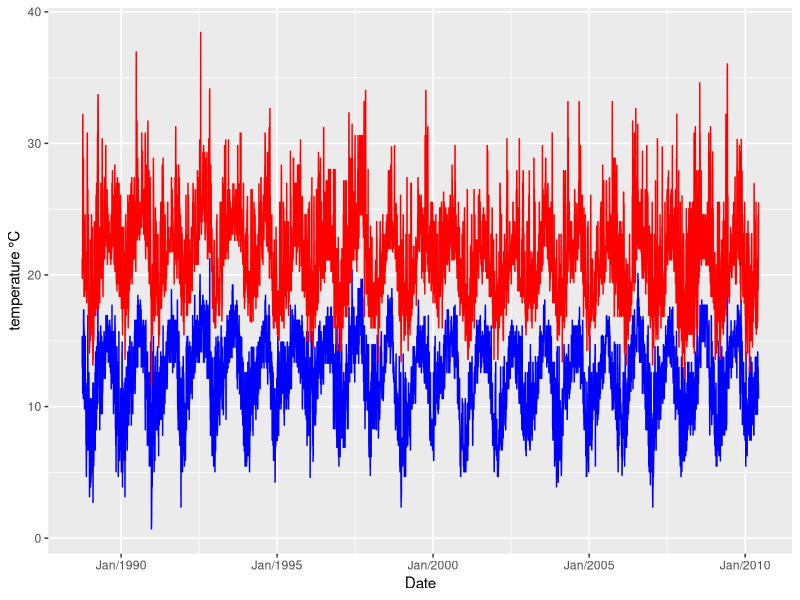
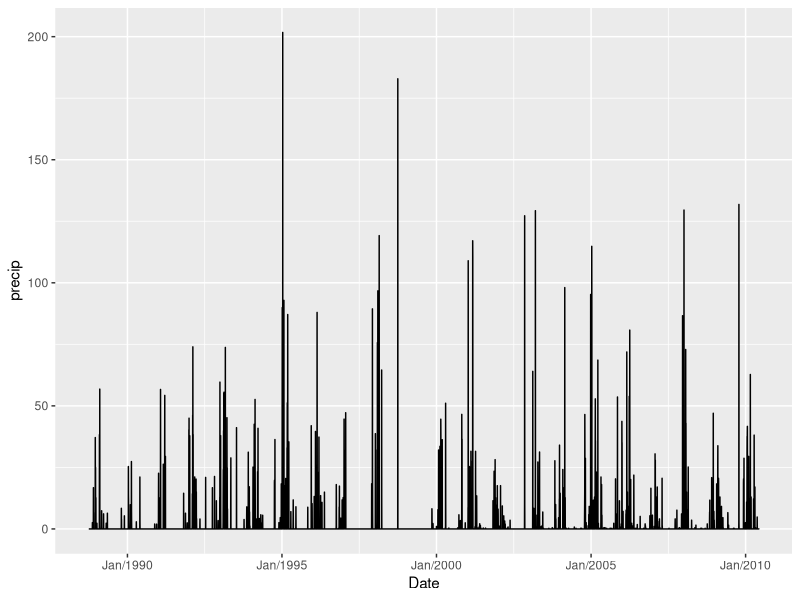

Reproduce these figures in R, in order. (Note: this script raises an error after producing the figures.)
## ---- chunk 1
knitr::opts_chunk$set(echo = TRUE)
## ---- chunk 2
library(dplyr)
library(ggplot2)
library(lubridate)
library(ggpubr)
## ---- chunk 3
data<- read.csv (here::here("data_assignment1.csv"))
data$Date<- mdy(data$Date)

Year <- data%>%
  group_by(year)%>%
  summarize(tmax_c = mean(tmax_c),
            tmin_c = mean(tmin_c),
            precip = sum(precip), 
            no_months=length(unique(month))) #first and last month dont have full 12 months
## ---- chunk 4
ggplot(data)+
  geom_line(aes(x=Date, y= tmin_c), color= "blue")+
  geom_line(aes(x=Date, y= tmax_c), color= "red")+
  labs(y= "temperature °C")+
  scale_x_date(date_labels = "%b/%Y")

ggplot(data, aes(x=Date, y= precip))+
  geom_line()+
  scale_x_date(date_labels = "%b/%Y")

## ---- chunk 5

almond <-almond_yield_anomaly(data=data)
almond$results
almond$min
almond$max
almond$plot

## ---- chunk 6
allcrop_yield_anomaly(data=data, crop="avocados")
